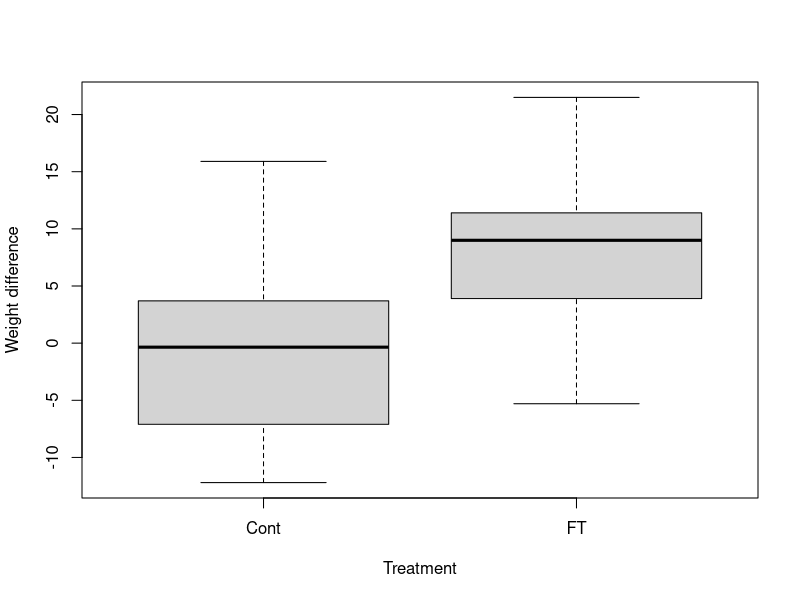

Reproduce this figure in R.
png(file="solution.png")
    require(MASS)
    # Try to replace "%%%" with with proper operator, to get the right output.
    # This might help: https://www.statmethods.net/management/operators.html
    myAnorexia <- anorexia[ anorexia$Treat == "Cont" | anorexia$Treat == "FT", ] # Make sure you choose proper groups.
    myAnorexia <- droplevels(myAnorexia)

    # Calculate the difference between Postwt and Prewt: 
    anorexiaDiff <- myAnorexia$Postwt - myAnorexia$Prewt
    
    boxplot( anorexiaDiff ~ myAnorexia$Treat, 
            xlab = "Treatment", ylab = "Weight difference")
dev.off()
